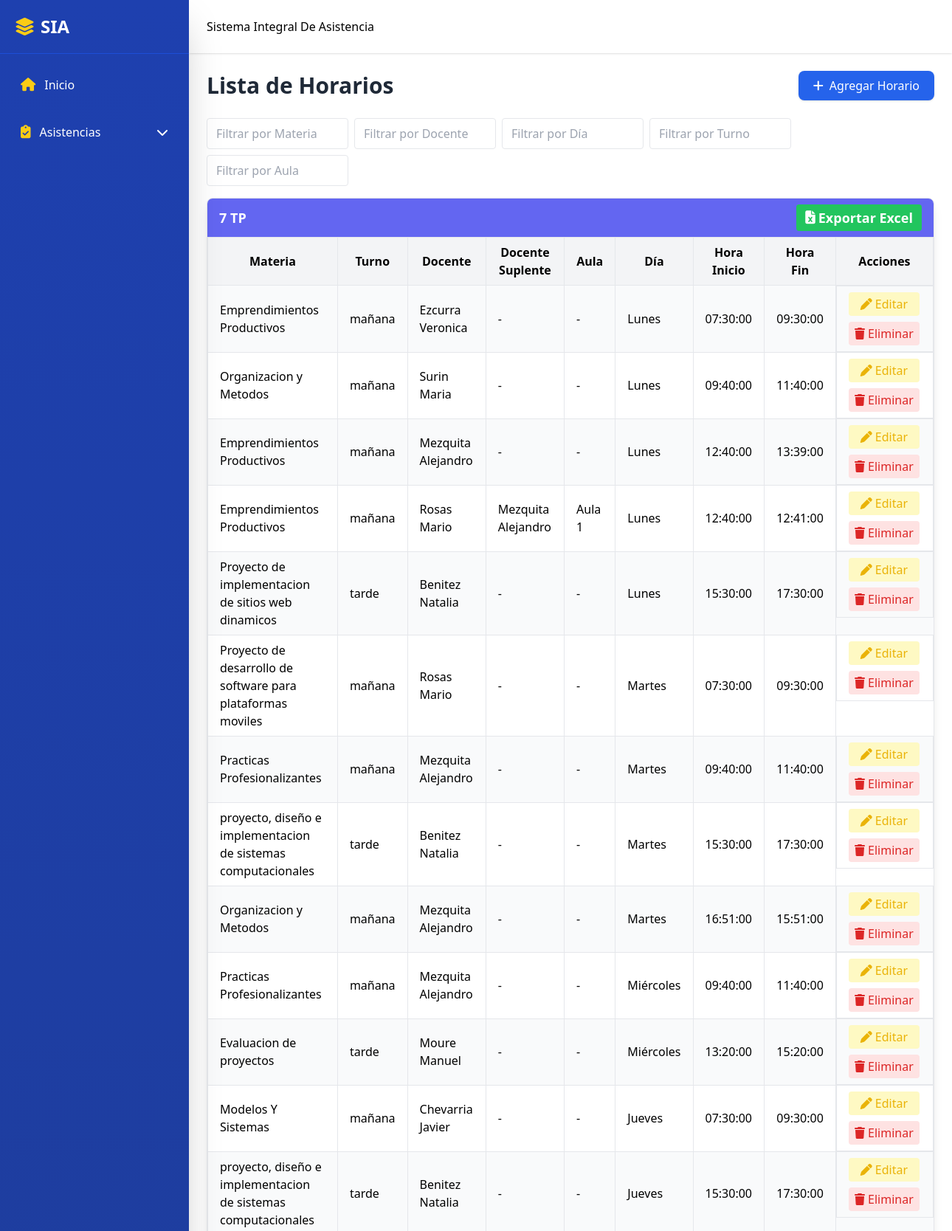
The app's page /schedules.php (signed in, upper part) with its own data.
### tables this page shows
CREATE TABLE `schedules` (
  `schedule_id` int(11) NOT NULL,
  `course_id` int(11) NOT NULL,
  `subject_id` int(11) NOT NULL,
  `teacher_id` int(11) NOT NULL,
  `substitute_teacher_id` int(11) DEFAULT NULL,
  `weekday` enum('monday','tuesday','wednesday','thursday','friday','saturday') NOT NULL,
  `start_time` time NOT NULL,
  `end_time` time NOT NULL,
  `group_id` int(11) DEFAULT NULL,
  `classroom_id` int(11) DEFAULT NULL
);

CREATE TABLE `subjects` (
  `subject_id` int(11) NOT NULL,
  `name` varchar(100) NOT NULL,
  `description` text DEFAULT NULL,
  `course_id` int(11) DEFAULT NULL,
  `turno` enum('mañana','tarde') NOT NULL
);

CREATE TABLE `teachers` (
  `teacher_id` int(11) NOT NULL,
  `user_id` int(11) DEFAULT NULL,
  `first_name` varchar(50) NOT NULL,
  `last_name` varchar(50) NOT NULL
);

CREATE TABLE `classrooms` (
  `classroom_id` int(11) NOT NULL,
  `name` varchar(50) NOT NULL,
  `description` varchar(255) DEFAULT NULL
);

### schedules.php (the view, shortened to what this page needs)
<?php
include 'includes/header.php';
include 'includes/sidebar.php';
include 'includes/navbar.php';
include 'includes/conn.php';
?>
<div class="flex-1 md:ml-64 transition-all duration-300">
  <br><br><br>
  <main class="pt-20 p-4 md:p-6">
    <div class="flex flex-col md:flex-row justify-between items-start md:items-center mb-6 gap-3 md:gap-0">
      <h1 class="text-3xl font-bold text-gray-800">Lista de Horarios</h1>
      <a href="javascript:void(0)" onclick="openModal('addScheduleModal')" class="inline-flex items-center bg-blue-600 text-white px-5 py-2 rounded-lg shadow hover:bg-blue-700 transition w-full md:w-auto justify-center">
        <i class="fa-solid fa-plus mr-2"></i> Agregar Horario
      </a>
    </div>
    <div class="flex flex-wrap gap-2 mb-4">
      <input type="text" id="filterSubject" placeholder="Filtrar por Materia" class="px-3 py-2 border rounded w-48">
      <input type="text" id="filterTeacher" placeholder="Filtrar por Docente" class="px-3 py-2 border rounded w-48">
      <input type="text" id="filterWeekday" placeholder="Filtrar por Día" class="px-3 py-2 border rounded w-48">
      <input type="text" id="filterShift" placeholder="Filtrar por Turno" class="px-3 py-2 border rounded w-48">
      <input type="text" id="filterClassroom" placeholder="Filtrar por Aula" class="px-3 py-2 border rounded w-48">
    </div>
    <?php
    try {
        $sql = "SELECT sch.schedule_id,
                       c.course_id, c.name AS course_name,
                       g.group_id, g.name AS group_name,
                       sub.subject_id, sub.name AS subject_name, sub.turno AS subject_shift,
                       t.teacher_id, t.first_name AS teacher_first, t.last_name AS teacher_last,
                       tsub.teacher_id AS sub_teacher_id, tsub.first_name AS sub_teacher_first, tsub.last_name AS sub_teacher_last,
                       cl.classroom_id, cl.name AS classroom_name,
                       sch.weekday, sch.start_time, sch.end_time
                FROM schedules sch
                LEFT JOIN courses c ON sch.course_id = c.course_id
                LEFT JOIN groups g ON sch.group_id = g.group_id
                LEFT JOIN subjects sub ON sch.subject_id = sub.subject_id
                LEFT JOIN teachers t ON sch.teacher_id = t.teacher_id
                LEFT JOIN teachers tsub ON sch.substitute_teacher_id = tsub.teacher_id
                LEFT JOIN classrooms cl ON sch.classroom_id = cl.classroom_id
                WHERE sch.weekday != 'Saturday'
                ORDER BY c.course_id, g.group_id, sch.weekday, sch.start_time";
        $stmt = $conn->query($sql);
        $schedules = $stmt->fetchAll();
        if ($schedules) {
            $grouped = [];
            foreach ($schedules as $sch) {
                $course = $sch['course_name'];
                $group = $sch['group_name'] ?? 'general';
                $grouped[$course][$group][] = $sch;
            }
            $weekdays_es = [
                'monday'    => 'Lunes',
                'tuesday'   => 'Martes',
                'wednesday' => 'Miércoles',
                'thursday'  => 'Jueves',
                'friday'    => 'Viernes'
            ];
            foreach ($grouped as $course => $groups) {
                echo "<div class='mb-6 border rounded-lg shadow-lg overflow-hidden'>";
                echo "<div class='bg-indigo-500 text-white px-4 py-2 font-bold text-lg flex justify-between items-center'>";
                echo "<span>{$course}</span>";
                echo "<a href='export_schedule.php?course_id={$groups[array_key_first($groups)][0]['course_id']}'
                        class='bg-green-500 hover:bg-green-700 text-white px-3 py-1 rounded flex items-center'>
                        <i class='fa-solid fa-file-excel mr-1'></i> Exportar Excel
                      </a>";
                echo "</div>";
                foreach ($groups as $group_name => $courseSchedules) {
                    echo "<div class='overflow-x-auto'>";
                    echo "<table class='min-w-full border-collapse' id='schedulesTable'>";
                    echo "<thead class='bg-gray-100'>
                            <tr>
                              <th class='px-4 py-2 border'>Materia</th>
                              <th class='px-4 py-2 border'>Turno</th>
                              <th class='px-4 py-2 border'>Docente</th>
                              <th class='px-4 py-2 border'>Docente Suplente</th>
                              <th class='px-4 py-2 border'>Aula</th>
                              <th class='px-4 py-2 border'>Día</th>
                              <th class='px-4 py-2 border'>Hora Inicio</th>
                              <th class='px-4 py-2 border'>Hora Fin</th>
                              <th class='px-4 py-2 border'>Acciones</th>
                            </tr>
                          </thead>";
                    echo "<tbody>";
                    foreach ($courseSchedules as $i => $sch) {
                        $rowClass = $i % 2 === 0 ? 'bg-gray-50' : 'bg-white';
                        $weekday_es = $weekdays_es[strtolower($sch['weekday'])] ?? ucfirst($sch['weekday']);
                        $sub_teacher_name = $sch['sub_teacher_id'] ? "{$sch['sub_teacher_last']} {$sch['sub_teacher_first']}" : '-';
                        $classroom_name = $sch['classroom_name'] ?? '-';
                        echo "<tr class='hover:bg-gray-100 {$rowClass}'>";
                        echo "<td class='px-4 py-2 border'>{$sch['subject_name']}</td>";
                        echo "<td class='px-4 py-2 border'>{$sch['subject_shift']}</td>";
                        echo "<td class='px-4 py-2 border'>{$sch['teacher_last']} {$sch['teacher_first']}</td>";
                        echo "<td class='px-4 py-2 border'>{$sub_teacher_name}</td>";
                        echo "<td class='px-4 py-2 border'>{$classroom_name}</td>";
                        echo "<td class='px-4 py-2 border'>{$weekday_es}</td>";
                        echo "<td class='px-4 py-2 border'>{$sch['start_time']}</td>";
                        echo "<td class='px-4 py-2 border'>{$sch['end_time']}</td>";
                        echo "<td class='px-4 py-2 border flex flex-wrap gap-2'>
                                <a href='javascript:void(0)'
                                   onclick='openEditModalSchedule(".json_encode($sch).")'
                                   class='text-yellow-500 hover:text-yellow-700 bg-yellow-100 px-3 py-1 rounded flex items-center justify-center w-24'>
                                   <i class='fa-solid fa-pen mr-1'></i>Editar
                                </a>
                                <a href='schedules_back/delete_schedule.php?id={$sch['schedule_id']}'
                                   class='text-red-600 hover:text-red-800 bg-red-100 px-3 py-1 rounded flex items-center justify-center w-24'
                                   onclick=\"return confirm('¿Estás seguro de eliminar este horario?')\">
                                   <i class='fa-solid fa-trash mr-1'></i>Eliminar
                                </a>
                              </td>";
                        echo "</tr>";
                    }
                    echo "</tbody></table></div>";
                }
                echo "</div>";
            }
        } else {
            echo "<p class='text-center text-gray-500'>No hay horarios registrados</p>";
        }
    } catch (PDOException $e) {
        echo "<p class='text-center text-red-600'>Error: {$e->getMessage()}</p>";
    }
    ?>
  </main>
</div>

### records on screen
schedules: course "7 TP", subject.name "Emprendimientos Productivos", subject.turno "mañana", teacher.last_name "Ezcurra", teacher.first_name "Veronica", sub_teacher_name "-", classroom_name "-", weekday "Lunes", start_time "07:30:00", end_time "09:30:00"
schedules: subject.name "Organizacion y Metodos", subject.turno "mañana", teacher.last_name "Surin", teacher.first_name "Maria", sub_teacher_name "-", classroom_name "-", weekday "Lunes", start_time "09:40:00", end_time "11:40:00"
schedules: subject.name "Emprendimientos Productivos", subject.turno "mañana", teacher.last_name "Mezquita", teacher.first_name "Alejandro", sub_teacher_name "-", classroom_name "-", weekday "Lunes", start_time "12:40:00", end_time "13:39:00"
schedules: subject.name "Emprendimientos Productivos", subject.turno "mañana", teacher.last_name "Rosas", teacher.first_name "Mario", substitute_teacher.first_name "Mezquita Alejandro", classroom.name "Aula 1", weekday "Lunes", start_time "12:40:00", end_time "12:41:00"
schedules: subject.name "Proyecto de implementacion de sitios web dinamicos", subject.turno "tarde", teacher.last_name "Benitez", teacher.first_name "Natalia", sub_teacher_name "-", classroom_name "-", weekday "Lunes", start_time "15:30:00", end_time "17:30:00"
schedules: subject.name "Proyecto de desarrollo de software para plataformas moviles", subject.turno "mañana", teacher.last_name "Rosas", teacher.first_name "Mario", sub_teacher_name "-", classroom_name "-", weekday "Martes", start_time "07:30:00", end_time "09:30:00"
schedules: subject.name "Practicas Profesionalizantes", subject.turno "mañana", teacher.last_name "Mezquita", teacher.first_name "Alejandro", sub_teacher_name "-", classroom_name "-", weekday "Martes", start_time "09:40:00", end_time "11:40:00"
schedules: subject.name "proyecto, diseño e implementacion de sistemas computacionales", subject.turno "tarde", teacher.last_name "Benitez", teacher.first_name "Natalia", sub_teacher_name "-", classroom_name "-", weekday "Martes", start_time "15:30:00", end_time "17:30:00"
schedules: subject.name "Organizacion y Metodos", subject.turno "mañana", teacher.last_name "Mezquita", teacher.first_name "Alejandro", sub_teacher_name "-", classroom_name "-", weekday "Martes", start_time "16:51:00", end_time "15:51:00"
schedules: subject.name "Practicas Profesionalizantes", subject.turno "mañana", teacher.last_name "Mezquita", teacher.first_name "Alejandro", sub_teacher_name "-", classroom_name "-", weekday "Miércoles", start_time "09:40:00", end_time "11:40:00"
schedules: subject.name "Evaluacion de proyectos", subject.turno "tarde", teacher.last_name "Moure", teacher.first_name "Manuel", sub_teacher_name "-", classroom_name "-", weekday "Miércoles", start_time "13:20:00", end_time "15:20:00"
schedules: subject.name "Modelos Y Sistemas", subject.turno "mañana", teacher.last_name "Chevarria", teacher.first_name "Javier", sub_teacher_name "-", classroom_name "-", weekday "Jueves", start_time "07:30:00", end_time "09:30:00"
schedules: subject.name "proyecto, diseño e implementacion de sistemas computacionales", subject.turno "tarde", teacher.last_name "Benitez", teacher.first_name "Natalia", sub_teacher_name "-", classroom_name "-", weekday "Jueves", start_time "15:30:00", end_time "17:30:00"
